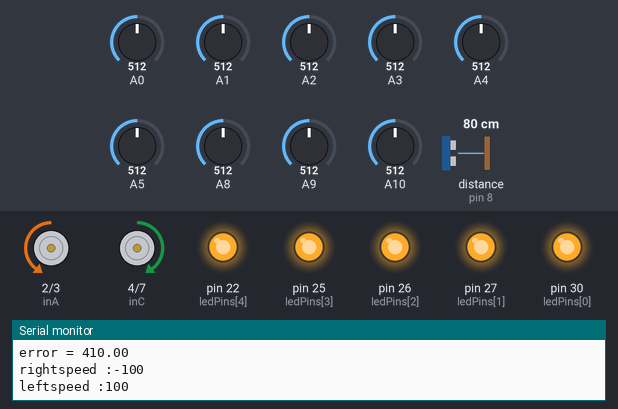
Recording of a sketch running on a simulated Arduino Mega 2560, built with avr-gcc and run on an emulated ATmega2560. Shown: motor-driver pin pairs drawn as motors (green arrow = first pin HIGH = forward, orange = second pin HIGH = backward, longer = more drive, scaled by the enable pin), output pins drawn as LEDs (lit = HIGH), the last lines printed to the serial monitor. The test bench sets the inputs (shaded band); at power-on: A0 = 512, A4 = 512, A1 = 512, A2 = 512, A3 = 512, A5 = 512, A8 = 512, A9 = 512, A10 = 512, distance to the obstacle (sensor on pin 8) 80 cm. The echo pulse lasts 58.3 µs per cm; pins used as bus, display or sensor lines are not drawn.

Above: at 1.2 s.
1.3 s: A0 set to 684
2.8 s: A0 set to 712
At 3.4 s:
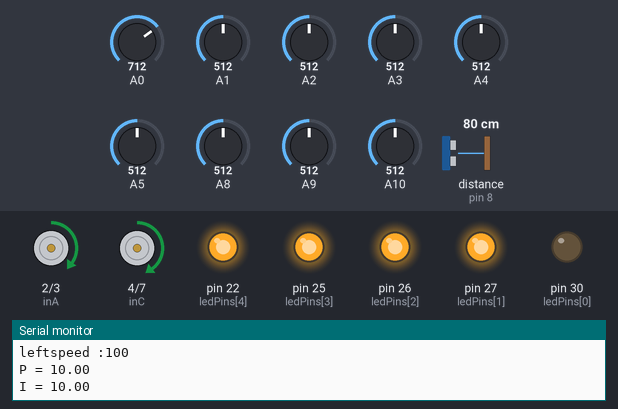
4.5 s: A4 set to 681
7.5 s: A4 set to 713
At 8.9 s:
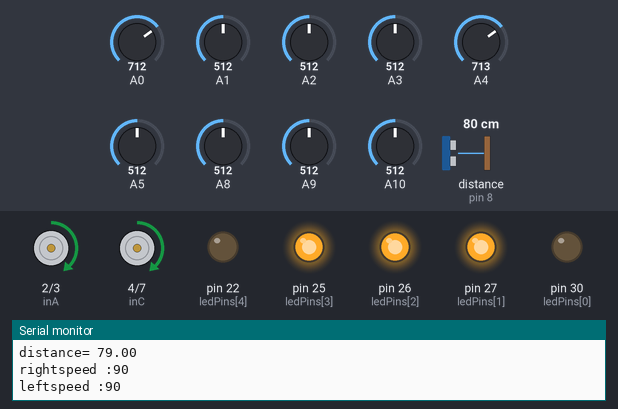
9.2 s: A1 set to 586
10.7 s: A1 set to 607
At 12.0 s:
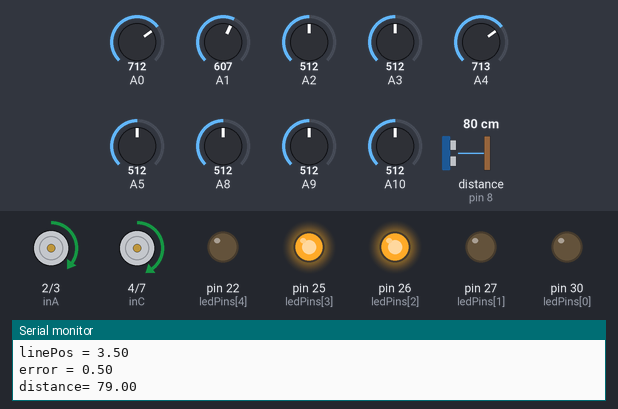
Timing chart, 0 to 13.5 s (numbered marks = the images above; inputs shaded):
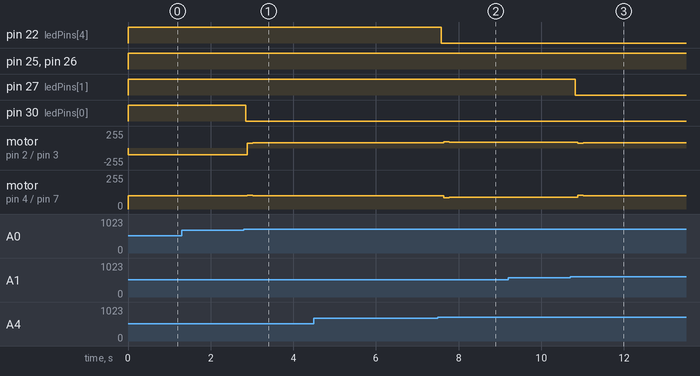

Measured:
- the behaviour switches between 699 and 700 on A0 (found by bisection; images 0 and 1)
- the behaviour switches between 699 and 700 on A4 (found by bisection; images 1 and 2)
- the behaviour switches between 599 and 600 on A1 (found by bisection; images 2 and 3)
- after the input at 2.8 s, pin 30 (ledPins[0]): HIGH → LOW after 0.05 s; motor on pin 2 (inA) / pin 3 (inB): backward 100/255 → forward 75/255 after 0.08 s, → forward 80/255 0.13 s later; motor on pin 4 (inC) / pin 7 (inD): forward 100/255 → forward 105/255 after 0.08 s, → forward 100/255 0.13 s later
- after the input at 7.5 s, pin 22 (ledPins[4]): HIGH → LOW after 0.08 s; motor on pin 2 (inA) / pin 3 (inB): forward 80/255 → forward 95/255 after 0.14 s, → forward 90/255 0.13 s later; motor on pin 4 (inC) / pin 7 (inD): forward 100/255 → forward 85/255 after 0.14 s, → forward 90/255 0.13 s later
- after the input at 10.7 s, pin 27 (ledPins[1]): HIGH → LOW after 0.13 s; motor on pin 2 (inA) / pin 3 (inB): forward 90/255 → forward 75/255 after 0.19 s, → forward 80/255 0.13 s later; motor on pin 4 (inC) / pin 7 (inD): forward 90/255 → forward 105/255 after 0.19 s, → forward 100/255 0.13 s later

The sketch:

PID_LFR_linegap_Sonar.ino
```cpp
const int trigpin = 9;
const int echopin = 8;
#define speedOfSound 350

#define kw 3
#define wdown 20
#define wup 10

#define   inA         2
#define   inB         3
#define   inC         4
#define   inD         7
#define   enA         5
#define   enB         6

int leftBaseSpeed   = 90;
int rightBaseSpeed  = 90;
int maxSpeed        = 170;

#define NUM_SENSORS   6

int thresholds[NUM_SENSORS] = {700, 600, 600,  600, 700, 600};
int ledPins[6]              = {30, 27, 26, 25, 22, 29};
int sensorValues[NUM_SENSORS], sValues[NUM_SENSORS], lastSensor;
float valp,vali,vald;
float kp=6.0;
float kd=5.0;
float ki=5.0;
float prevError;
void setup()
{
  motorInit();

  otherInit();
}
void loop()
{
   valp = analogRead(8);
  kp = map(valp, 0, 1023, 0, 20);
    vali = analogRead(9);
   ki = map(vali, 0, 1023, 0, 20);
   vald = analogRead(10);
  kd = map(vald, 0, 1023, 0, 20);
    Serial.print("P = ");
  Serial.println(kp);
    Serial.print("I = ");
  Serial.println(ki);
    Serial.print("D = ");
  Serial.println(kd);

  lineFollow();
}

void motorInit()
{
  pinMode(inA, OUTPUT);
  pinMode(inB, OUTPUT);
  pinMode(inC, OUTPUT);

  pinMode(inD, OUTPUT);
  pinMode(enA, OUTPUT);
  pinMode(enB, OUTPUT);

  digitalWrite(inA, HIGH);
  digitalWrite(inB, HIGH);
  digitalWrite(inC, HIGH);
  digitalWrite(inD, HIGH);
}

void otherInit()
{
  for (int i = 0; i < 5; i++) pinMode(ledPins[i], OUTPUT);
  lastSensor = 0;
  prevError = 0;

  pinMode(trigpin, OUTPUT);
  pinMode(echopin, INPUT);
  Serial.begin(9600);
}
float readSensor()
{
  for (int i = 0; i < NUM_SENSORS; i++)
  {
    sensorValues[i] =  analogRead(i);
    //    Serial.print(sensorValues[i]);
    delay(1);

    if (sensorValues[i] < thresholds[i])
    {
      sValues[i] = 1;
       digitalWrite(ledPins[i], HIGH);
    }
    else
    {
      sValues[i] = 0;
      digitalWrite(ledPins[i], LOW);
    }
  }
  float error, sumS, sumWS, linePos;

  sumS = sValues[0] + sValues[1] + sValues[2] + sValues[3] + sValues[4];

  if (sumS == 0) {
    return 420;
  }

else if(sumS==5)
{
  return 410;
}

else if(sValues[0]==1 && sValues[5]==0 && sValues[2]==1 )
{
  return 400;
}
  sumWS = (sValues[0] * 1 + sValues[1] * 2 + sValues[2] * 3 + sValues[3] * 4 + sValues[4] * 5);
   Serial.print("sumWS = ");
   Serial.println(sumWS);
  linePos = (sumWS / sumS);
     Serial.print("linePos = ");
   Serial.println(linePos);
  error = linePos - 3;

  if (sValues[0] == 1) lastSensor = 1;
  else if (sValues[4] == 1) lastSensor = 2;

  return error;
}


void wheel(int leftSpeed, int rightSpeed)
{
  if ( leftSpeed == 0)
  {
    digitalWrite(inC, HIGH);
    digitalWrite(inD, HIGH);
  }
  if ( leftSpeed > 0)
  {
    digitalWrite(inC, HIGH);
    digitalWrite(inD, LOW);
  }
  else if ( leftSpeed < 0)
  {
    digitalWrite(inC, LOW);
    digitalWrite(inD, HIGH);
  }


  if ( rightSpeed == 0)
  {
    digitalWrite(inA, HIGH);
    digitalWrite(inB, HIGH);
  }
  if ( rightSpeed > 0)
  {
    digitalWrite(inA, HIGH);
    digitalWrite(inB, LOW);
  }
  else if ( rightSpeed < 0)
  {
    digitalWrite(inA, LOW);
    digitalWrite(inB, HIGH);
  }
  if (abs(leftSpeed) > maxSpeed) leftSpeed = maxSpeed;
  if (abs(rightSpeed) > maxSpeed) rightSpeed = maxSpeed;

  analogWrite(enA, abs(rightSpeed));
  analogWrite(enB, abs(leftSpeed));
   Serial.print("rightspeed :");
Serial.println(rightSpeed);
Serial.print("leftspeed :");
Serial.println(leftSpeed);
}
void lineFollow()
{

  double s, error, delSpeed;
  float P, D, I;
  error = readSensor();
   Serial.print("error = ");
  Serial.println(error);
  if (error == 420)
  {
    wheel(0, 0);
    delay(50);
  //  s = sonar();
    //Serial.print("distance= ");
    //Serial.println(s);
//    if (s < wdown || (s > wdown && s < wup)) a_sonar();


    //else
    //{

        //error = readSensor();
        if (lastSensor == 1) wheel(-150, 150);

        else if (lastSensor == 2) wheel(150, -150);

    //}
  }
  else if(error ==410)
  {
    wheel(100,-100);
    delay(200);
  }

  else if(error ==400)
  {
    wheel(-100,100);
    delay(350);
  }
  else
  {
        s = sonar();
    Serial.print("distance= ");
    Serial.println(s);
     if ( s < wup && (sValues[2]==1 || sValues[3]==1 || sValues[1]==1)) bridge();

      else {
        //Calculate P I D

      P = kp * error;
      I = ki * (I+error);
      D = kd * (error - prevError);
      delSpeed = (P + I + D);

      //Setting the motors
      wheel((leftBaseSpeed + delSpeed), (rightBaseSpeed - delSpeed));
      if ((error - prevError) != 0) delay(5);

      prevError = error;
    }
  }
  }


float sonar()
{
  // digitalWrite (trigpin, LOW);
  //delayMicroseconds(2);

  digitalWrite (trigpin, HIGH);
  delayMicroseconds(10);
  digitalWrite (trigpin, LOW);
  //delayMicroseconds(10);
  long duration = pulseIn (echopin, HIGH);
  int distance = duration * 0.017;
  //Serial.println (distance );
  if (distance > 100) return 100;
  return distance;
}

/*void a_sonar()
{
  while(1){
    float error = readSensor();
    float sonar_error = 20 - sonar();
    wheel(leftBaseSpeed - sonar_error * kw, rightBaseSpeed + sonar_error * kw);
    if (error != 420)
      break;
  }
}*/
void bridge()
 {


  double error, delSpeed;
  float P, D, I;

  error = readSensor();
      //Calculate P and D
      P = kp * error;
      I = ki * (I+error);
      D = kd * (error - prevError);
      delSpeed = (P + I + D);

      //Setting the motors
      wheel((140 + delSpeed), (140 - delSpeed));
      if ((error - prevError) != 0) delay(5);

      prevError = error;

    }
```
